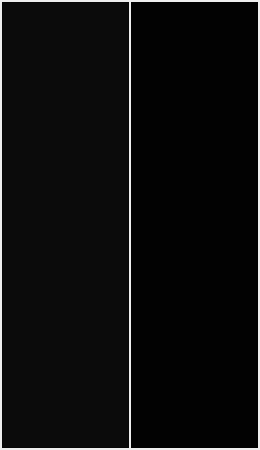
<?xml version="1.0" encoding="UTF-8"?>
<ui version="4.0">
 <class>Elevator</class>
 <widget class="QWidget" name="Elevator">
  <property name="geometry">
   <rect>
    <x>0</x>
    <y>0</y>
    <width>260</width>
    <height>450</height>
   </rect>
  </property>
  <property name="sizePolicy">
   <sizepolicy hsizetype="Fixed" vsizetype="Fixed">
    <horstretch>0</horstretch>
    <verstretch>0</verstretch>
   </sizepolicy>
  </property>
  <property name="minimumSize">
   <size>
    <width>260</width>
    <height>450</height>
   </size>
  </property>
  <property name="maximumSize">
   <size>
    <width>260</width>
    <height>450</height>
   </size>
  </property>
  <property name="baseSize">
   <size>
    <width>260</width>
    <height>450</height>
   </size>
  </property>
  <property name="windowTitle">
   <string>Form</string>
  </property>
  <layout class="QHBoxLayout" name="horizontalLayout_2">
   <property name="spacing">
    <number>2</number>
   </property>
   <property name="leftMargin">
    <number>2</number>
   </property>
   <property name="topMargin">
    <number>2</number>
   </property>
   <property name="rightMargin">
    <number>2</number>
   </property>
   <property name="bottomMargin">
    <number>2</number>
   </property>
   <item>
    <widget class="QFrame" name="leftDoor">
     <property name="palette">
      <palette>
       <active>
        <colorrole role="Base">
         <brush brushstyle="SolidPattern">
          <color alpha="255">
           <red>255</red>
           <green>255</green>
           <blue>255</blue>
          </color>
         </brush>
        </colorrole>
        <colorrole role="Window">
         <brush brushstyle="SolidPattern">
          <color alpha="255">
           <red>11</red>
           <green>11</green>
           <blue>11</blue>
          </color>
         </brush>
        </colorrole>
       </active>
       <inactive>
        <colorrole role="Base">
         <brush brushstyle="SolidPattern">
          <color alpha="255">
           <red>255</red>
           <green>255</green>
           <blue>255</blue>
          </color>
         </brush>
        </colorrole>
        <colorrole role="Window">
         <brush brushstyle="SolidPattern">
          <color alpha="255">
           <red>11</red>
           <green>11</green>
           <blue>11</blue>
          </color>
         </brush>
        </colorrole>
       </inactive>
       <disabled>
        <colorrole role="Base">
         <brush brushstyle="SolidPattern">
          <color alpha="255">
           <red>11</red>
           <green>11</green>
           <blue>11</blue>
          </color>
         </brush>
        </colorrole>
        <colorrole role="Window">
         <brush brushstyle="SolidPattern">
          <color alpha="255">
           <red>11</red>
           <green>11</green>
           <blue>11</blue>
          </color>
         </brush>
        </colorrole>
       </disabled>
      </palette>
     </property>
     <property name="autoFillBackground">
      <bool>true</bool>
     </property>
     <property name="frameShape">
      <enum>QFrame::StyledPanel</enum>
     </property>
     <property name="frameShadow">
      <enum>QFrame::Raised</enum>
     </property>
    </widget>
   </item>
   <item>
    <spacer name="spacer">
     <property name="orientation">
      <enum>Qt::Horizontal</enum>
     </property>
     <property name="sizeType">
      <enum>QSizePolicy::Maximum</enum>
     </property>
     <property name="sizeHint" stdset="0">
      <size>
       <width>0</width>
       <height>20</height>
      </size>
     </property>
    </spacer>
   </item>
   <item>
    <widget class="QFrame" name="rightDoor">
     <property name="palette">
      <palette>
       <active>
        <colorrole role="Base">
         <brush brushstyle="SolidPattern">
          <color alpha="255">
           <red>255</red>
           <green>255</green>
           <blue>255</blue>
          </color>
         </brush>
        </colorrole>
        <colorrole role="Window">
         <brush brushstyle="SolidPattern">
          <color alpha="255">
           <red>2</red>
           <green>2</green>
           <blue>2</blue>
          </color>
         </brush>
        </colorrole>
       </active>
       <inactive>
        <colorrole role="Base">
         <brush brushstyle="SolidPattern">
          <color alpha="255">
           <red>255</red>
           <green>255</green>
           <blue>255</blue>
          </color>
         </brush>
        </colorrole>
        <colorrole role="Window">
         <brush brushstyle="SolidPattern">
          <color alpha="255">
           <red>2</red>
           <green>2</green>
           <blue>2</blue>
          </color>
         </brush>
        </colorrole>
       </inactive>
       <disabled>
        <colorrole role="Base">
         <brush brushstyle="SolidPattern">
          <color alpha="255">
           <red>2</red>
           <green>2</green>
           <blue>2</blue>
          </color>
         </brush>
        </colorrole>
        <colorrole role="Window">
         <brush brushstyle="SolidPattern">
          <color alpha="255">
           <red>2</red>
           <green>2</green>
           <blue>2</blue>
          </color>
         </brush>
        </colorrole>
       </disabled>
      </palette>
     </property>
     <property name="autoFillBackground">
      <bool>true</bool>
     </property>
     <property name="frameShape">
      <enum>QFrame::StyledPanel</enum>
     </property>
     <property name="frameShadow">
      <enum>QFrame::Raised</enum>
     </property>
    </widget>
   </item>
  </layout>
 </widget>
 <resources/>
 <connections/>
</ui>
